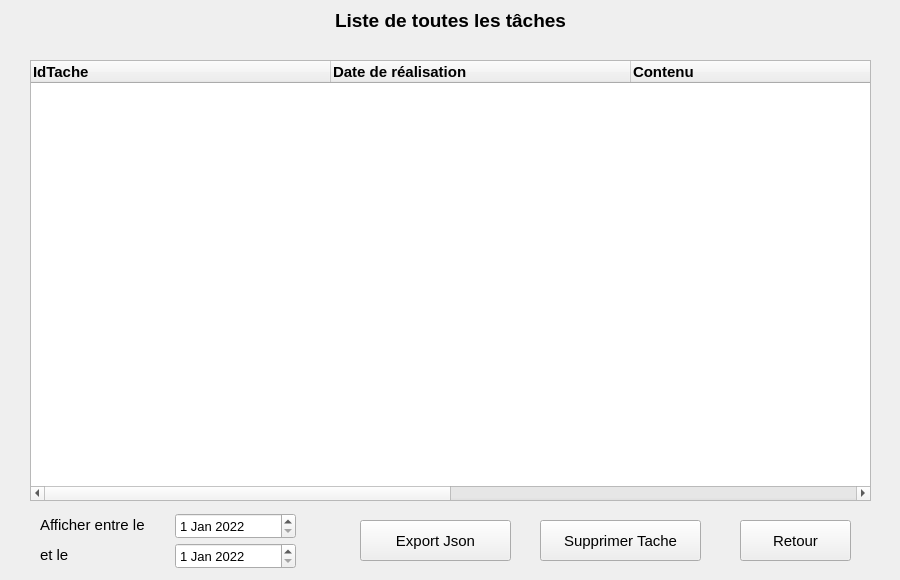
<?xml version="1.0" encoding="UTF-8"?>
<ui version="4.0">
 <class>ListeTotaliteTaches</class>
 <widget class="QWidget" name="ListeTotaliteTaches">
  <property name="geometry">
   <rect>
    <x>0</x>
    <y>0</y>
    <width>900</width>
    <height>580</height>
   </rect>
  </property>
  <property name="minimumSize">
   <size>
    <width>900</width>
    <height>580</height>
   </size>
  </property>
  <property name="maximumSize">
   <size>
    <width>900</width>
    <height>580</height>
   </size>
  </property>
  <property name="windowTitle">
   <string>OGC (Outil de Gestion des Contacts)</string>
  </property>
  <widget class="QLabel" name="titre">
   <property name="geometry">
    <rect>
     <x>0</x>
     <y>10</y>
     <width>901</width>
     <height>20</height>
    </rect>
   </property>
   <property name="font">
    <font>
     <pointsize>14</pointsize>
     <bold>true</bold>
    </font>
   </property>
   <property name="text">
    <string>Liste de toutes les tâches</string>
   </property>
   <property name="alignment">
    <set>Qt::AlignCenter</set>
   </property>
  </widget>
  <widget class="QTableWidget" name="tableListeTotaliteTaches">
   <property name="geometry">
    <rect>
     <x>30</x>
     <y>60</y>
     <width>841</width>
     <height>441</height>
    </rect>
   </property>
   <property name="font">
    <font>
     <pointsize>10</pointsize>
    </font>
   </property>
   <property name="editTriggers">
    <set>QAbstractItemView::NoEditTriggers</set>
   </property>
   <property name="selectionMode">
    <enum>QAbstractItemView::SingleSelection</enum>
   </property>
   <property name="selectionBehavior">
    <enum>QAbstractItemView::SelectRows</enum>
   </property>
   <attribute name="horizontalHeaderMinimumSectionSize">
    <number>300</number>
   </attribute>
   <attribute name="horizontalHeaderDefaultSectionSize">
    <number>300</number>
   </attribute>
   <attribute name="horizontalHeaderStretchLastSection">
    <bool>true</bool>
   </attribute>
   <attribute name="verticalHeaderVisible">
    <bool>false</bool>
   </attribute>
   <attribute name="verticalHeaderMinimumSectionSize">
    <number>35</number>
   </attribute>
   <attribute name="verticalHeaderDefaultSectionSize">
    <number>35</number>
   </attribute>
   <column>
    <property name="text">
     <string>IdTache</string>
    </property>
    <property name="font">
     <font>
      <pointsize>11</pointsize>
      <bold>true</bold>
     </font>
    </property>
    <property name="textAlignment">
     <set>AlignLeading|AlignVCenter</set>
    </property>
   </column>
   <column>
    <property name="text">
     <string>Date de réalisation</string>
    </property>
    <property name="font">
     <font>
      <pointsize>11</pointsize>
      <bold>true</bold>
     </font>
    </property>
    <property name="textAlignment">
     <set>AlignLeading|AlignVCenter</set>
    </property>
   </column>
   <column>
    <property name="text">
     <string>Contenu</string>
    </property>
    <property name="font">
     <font>
      <pointsize>11</pointsize>
      <bold>true</bold>
     </font>
    </property>
    <property name="textAlignment">
     <set>AlignLeading|AlignVCenter</set>
    </property>
   </column>
   <column>
    <property name="text">
     <string>Identité du contact</string>
    </property>
    <property name="font">
     <font>
      <pointsize>11</pointsize>
      <bold>true</bold>
     </font>
    </property>
    <property name="textAlignment">
     <set>AlignLeading|AlignVCenter</set>
    </property>
   </column>
  </widget>
  <widget class="QLabel" name="labelDateDebut">
   <property name="geometry">
    <rect>
     <x>40</x>
     <y>515</y>
     <width>141</width>
     <height>20</height>
    </rect>
   </property>
   <property name="font">
    <font>
     <pointsize>11</pointsize>
    </font>
   </property>
   <property name="text">
    <string>Afficher entre le</string>
   </property>
  </widget>
  <widget class="QLabel" name="labelDateFin">
   <property name="geometry">
    <rect>
     <x>40</x>
     <y>545</y>
     <width>141</width>
     <height>20</height>
    </rect>
   </property>
   <property name="font">
    <font>
     <pointsize>11</pointsize>
    </font>
   </property>
   <property name="text">
    <string>et le</string>
   </property>
  </widget>
  <widget class="QDateEdit" name="dateDebut">
   <property name="geometry">
    <rect>
     <x>175</x>
     <y>513</y>
     <width>121</width>
     <height>26</height>
    </rect>
   </property>
   <property name="font">
    <font>
     <pointsize>10</pointsize>
    </font>
   </property>
   <property name="dateTime">
    <datetime>
     <hour>0</hour>
     <minute>0</minute>
     <second>0</second>
     <year>2022</year>
     <month>1</month>
     <day>1</day>
    </datetime>
   </property>
   <property name="maximumDate">
    <date>
     <year>2026</year>
     <month>12</month>
     <day>31</day>
    </date>
   </property>
   <property name="minimumDate">
    <date>
     <year>2022</year>
     <month>1</month>
     <day>1</day>
    </date>
   </property>
  </widget>
  <widget class="QDateEdit" name="dateFin">
   <property name="geometry">
    <rect>
     <x>175</x>
     <y>543</y>
     <width>121</width>
     <height>26</height>
    </rect>
   </property>
   <property name="font">
    <font>
     <pointsize>10</pointsize>
    </font>
   </property>
   <property name="dateTime">
    <datetime>
     <hour>0</hour>
     <minute>0</minute>
     <second>0</second>
     <year>2022</year>
     <month>1</month>
     <day>1</day>
    </datetime>
   </property>
   <property name="maximumDate">
    <date>
     <year>2026</year>
     <month>12</month>
     <day>31</day>
    </date>
   </property>
   <property name="minimumDate">
    <date>
     <year>2022</year>
     <month>1</month>
     <day>1</day>
    </date>
   </property>
  </widget>
  <widget class="QPushButton" name="SupprimerTache">
   <property name="geometry">
    <rect>
     <x>540</x>
     <y>520</y>
     <width>161</width>
     <height>41</height>
    </rect>
   </property>
   <property name="font">
    <font>
     <pointsize>11</pointsize>
    </font>
   </property>
   <property name="text">
    <string>Supprimer Tache</string>
   </property>
  </widget>
  <widget class="QPushButton" name="BoutonRetour">
   <property name="geometry">
    <rect>
     <x>740</x>
     <y>520</y>
     <width>111</width>
     <height>41</height>
    </rect>
   </property>
   <property name="font">
    <font>
     <pointsize>11</pointsize>
    </font>
   </property>
   <property name="text">
    <string>Retour</string>
   </property>
  </widget>
  <widget class="QPushButton" name="ExportJson">
   <property name="geometry">
    <rect>
     <x>360</x>
     <y>520</y>
     <width>151</width>
     <height>41</height>
    </rect>
   </property>
   <property name="font">
    <font>
     <pointsize>11</pointsize>
    </font>
   </property>
   <property name="text">
    <string>Export Json</string>
   </property>
  </widget>
 </widget>
 <resources/>
 <connections/>
</ui>
